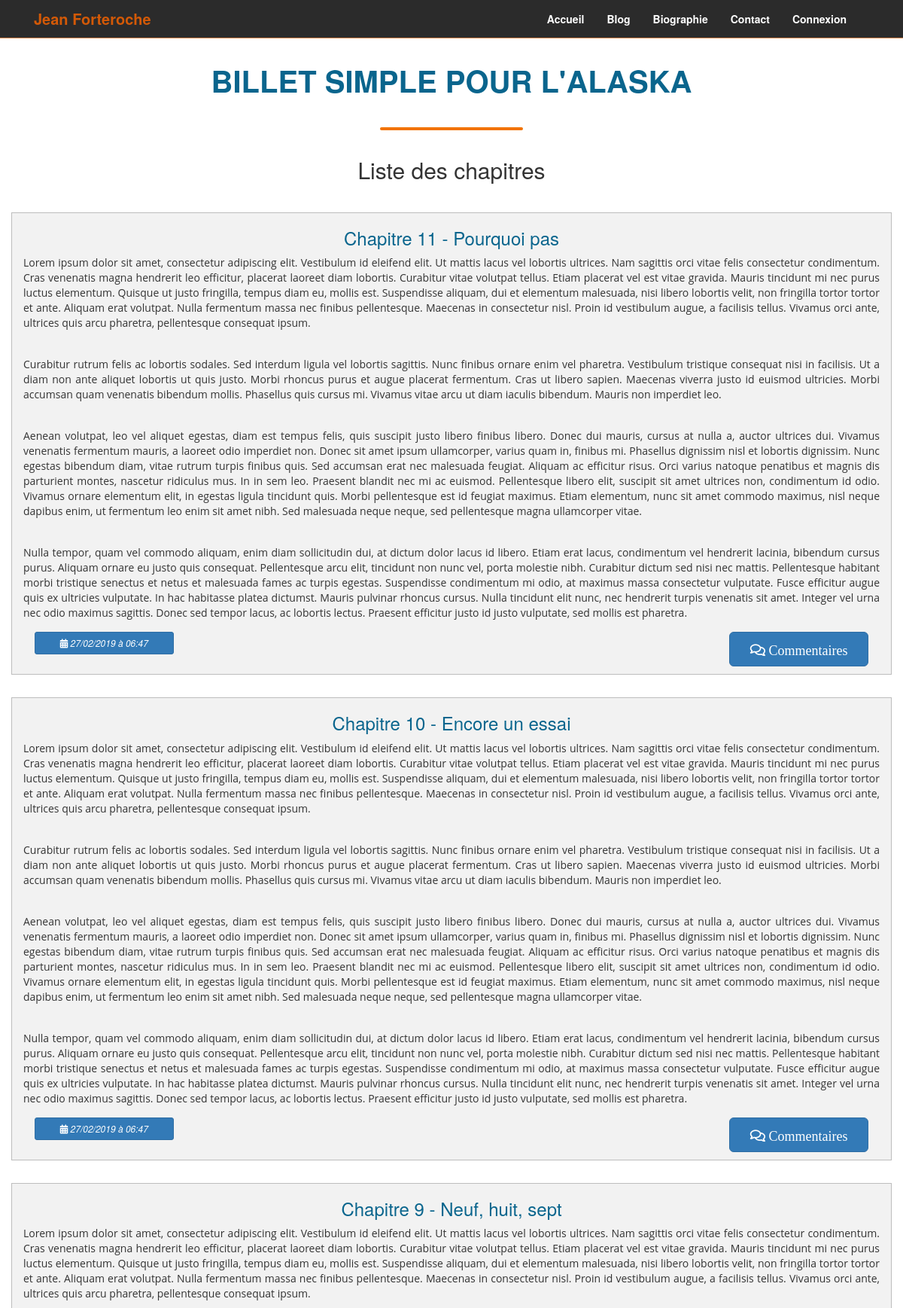
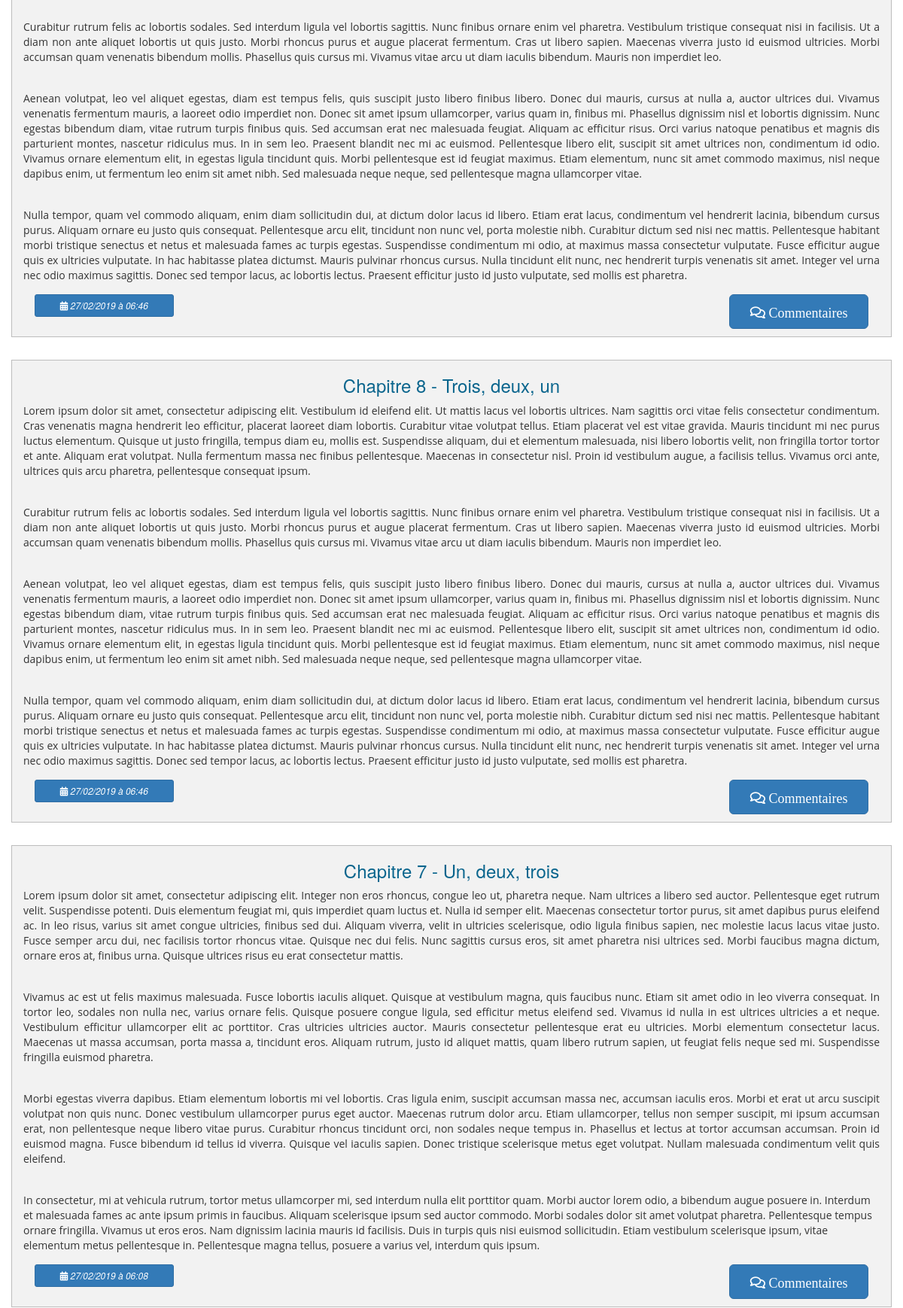
The page /P3/blog.php (upper part) on the database its author committed (2 pictures, top to bottom).
### tables this page shows
CREATE TABLE IF NOT EXISTS `billets` (
  `id` int(11) NOT NULL AUTO_INCREMENT,
  `titre` varchar(255) NOT NULL,
  `contenu` text NOT NULL,
  `date_creation` datetime NOT NULL,
  PRIMARY KEY (`id`)
);

### P3/blog.php (the view, shortened to what this page needs)
<?php include("includes/head.php"); ?>
<body>
    <div class="corps">
        <div id="top-header">
            <?php include("includes/header.php"); ?>
        </div>
        <div id="bottom-header" class="container-fluid col-xs-12"></div>
        <div class="container">
            <h1 class="title-blog">BILLET SIMPLE POUR L'ALASKA</h1>
            <div class="barre_separation col-xs-offset-4 col-xs-4 col-md-offset-5 col-md-2"></div>
            <h2 class="chapitre-blog">Liste des chapitres</h2>
        </div>
            <?php
            include 'includes/functionsSQL.php';
            $page = (!empty($_GET['page']) ? $_GET['page'] : 1);
            $limite = 5;
            $debut = ($page - 1) * $limite;
            $query = 'SELECT SQL_CALC_FOUND_ROWS id, titre, contenu, DATE_FORMAT(date_creation, \'%d/%m/%Y à %H:%i\') AS date_creation_fr FROM billets ORDER BY date_creation DESC LIMIT :debut, :limite';
            $query = $bdd->prepare($query);
            $query->bindValue('limite', $limite, PDO::PARAM_INT);
            $query->bindValue('debut', $debut, PDO::PARAM_INT);
            $query->execute();
            while ($donnees = $query->fetch())
            {
            ?>
            <div id="news-article" class="container">
                <a href="commentaires.php?billet=<?php echo $donnees['id']; ?>" id="title-article"><h3><?php echo html_entity_decode($donnees['titre']); ?></h3></a>
                <p id="contenu-article"><?php
                echo nl2br(html_entity_decode($donnees['contenu']));
                ?>
                </p>
                <div class="col-xs-12">
                    <em id="date-article" class="btn btn-primary btn-sm col-xs-5 col-sm-4 col-md-3 col-lg-2"><span class="fas fa-calendar-alt"></span> <?php echo $donnees['date_creation_fr']; ?></em>
                    <a href="commentaires.php?billet=<?php echo $donnees['id']; ?>" id="commentaire-article" class="btn btn-primary btn-lg col-xs-6 col-sm-5 col-md-3 col-lg-2 pull-right"><span class="far fa-comments"> Commentaires</span></a>
                </div>
            </div>
            <?php
            }
            ?>
    </div>
</body>
</html>

### P3/public/css/style.css (style rules this page uses)
h1, h2, h3 { text-align:center; font-weight: bold; }
#bottom-header { background-color: rgba(211, 89, 7, 0.7); }
#top-header { background-color: #2b2b2b; }
.barre_separation { background-color: #f27300; height: 4px; border-radius: 5px; }
.title-blog { font-weight: bold; font-size: 40px; color: #0A658D; padding: 15px 0 30px 0; }
.chapitre-blog { padding: 30px 0 30px 0; }
#news-article { margin-bottom:30px; border: 1px solid #bdbdbd; background-color: rgba(189, 189, 189, 0.2); padding-bottom: 10px; }
#news-article p { background-color: transparent !important; }
#title-article { color: #0A658D; }
.corps { min-height: calc(100vh - 100px); }

### rows shown on the page
billets: titre "Chapitre 11 - Pourquoi pas", contenu "Lorem ipsum dolor sit amet, consectetur adipiscing elit. Vestibulum id eleifend elit. Ut mattis lacus vel lobortis ultrices. Nam sagittis orci vitae felis consectetur condimentum. Cras venenatis magna hendrerit leo efficitur, placerat laoreet diam lobortis. Curabitur vitae volutpat tellus. Etiam placerat vel est vitae gravida. Mauris tincidunt mi nec purus luctus elementum. Quisque ut justo fringilla, tempus diam eu, mollis est. Suspendisse aliquam, dui et elementum malesuada, nisi libero lobortis velit, non fringilla tortor tortor et ante. Aliquam erat volutpat. Nulla fermentum massa nec finibus pellentesque. Maecenas in consectetur nisl. Proin id vestibulum augue, a facilisis tellus.…", date_creation_fr "27/02/2019 à 06:47"
billets: titre "Chapitre 10 - Encore un essai", contenu "Lorem ipsum dolor sit amet, consectetur adipiscing elit. Vestibulum id eleifend elit. Ut mattis lacus vel lobortis ultrices. Nam sagittis orci vitae felis consectetur condimentum. Cras venenatis magna hendrerit leo efficitur, placerat laoreet diam lobortis. Curabitur vitae volutpat tellus. Etiam placerat vel est vitae gravida. Mauris tincidunt mi nec purus luctus elementum. Quisque ut justo fringilla, tempus diam eu, mollis est. Suspendisse aliquam, dui et elementum malesuada, nisi libero lobortis velit, non fringilla tortor tortor et ante. Aliquam erat volutpat. Nulla fermentum massa nec finibus pellentesque. Maecenas in consectetur nisl. Proin id vestibulum augue, a facilisis tellus.…", date_creation_fr "27/02/2019 à 06:47"
billets: titre "Chapitre 9 - Neuf, huit, sept", contenu "Lorem ipsum dolor sit amet, consectetur adipiscing elit. Vestibulum id eleifend elit. Ut mattis lacus vel lobortis ultrices. Nam sagittis orci vitae felis consectetur condimentum. Cras venenatis magna hendrerit leo efficitur, placerat laoreet diam lobortis. Curabitur vitae volutpat tellus. Etiam placerat vel est vitae gravida. Mauris tincidunt mi nec purus luctus elementum. Quisque ut justo fringilla, tempus diam eu, mollis est. Suspendisse aliquam, dui et elementum malesuada, nisi libero lobortis velit, non fringilla tortor tortor et ante. Aliquam erat volutpat. Nulla fermentum massa nec finibus pellentesque. Maecenas in consectetur nisl. Proin id vestibulum augue, a facilisis tellus.…", date_creation_fr "27/02/2019 à 06:46"
billets: titre "Chapitre 8 - Trois, deux, un", contenu "Lorem ipsum dolor sit amet, consectetur adipiscing elit. Vestibulum id eleifend elit. Ut mattis lacus vel lobortis ultrices. Nam sagittis orci vitae felis consectetur condimentum. Cras venenatis magna hendrerit leo efficitur, placerat laoreet diam lobortis. Curabitur vitae volutpat tellus. Etiam placerat vel est vitae gravida. Mauris tincidunt mi nec purus luctus elementum. Quisque ut justo fringilla, tempus diam eu, mollis est. Suspendisse aliquam, dui et elementum malesuada, nisi libero lobortis velit, non fringilla tortor tortor et ante. Aliquam erat volutpat. Nulla fermentum massa nec finibus pellentesque. Maecenas in consectetur nisl. Proin id vestibulum augue, a facilisis tellus.…", date_creation_fr "27/02/2019 à 06:46"
billets: titre "Chapitre 7 - Un, deux, trois", contenu "Lorem ipsum dolor sit amet, consectetur adipiscing elit. Integer non eros rhoncus, congue leo ut, pharetra neque. Nam ultrices a libero sed auctor. Pellentesque eget rutrum velit. Suspendisse potenti. Duis elementum feugiat mi, quis imperdiet quam luctus et. Nulla id semper elit. Maecenas consectetur tortor purus, sit amet dapibus purus eleifend ac. In leo risus, varius sit amet congue ultricies, finibus sed dui. Aliquam viverra, velit in ultricies scelerisque, odio ligula finibus sapien, nec molestie lacus lacus vitae justo. Fusce semper arcu dui, nec facilisis tortor rhoncus vitae. Quisque nec dui felis. Nunc sagittis cursus eros, sit amet pharetra nisi ultrices sed. Morbi faucibus magna…", date_creation_fr "27/02/2019 à 06:08"
